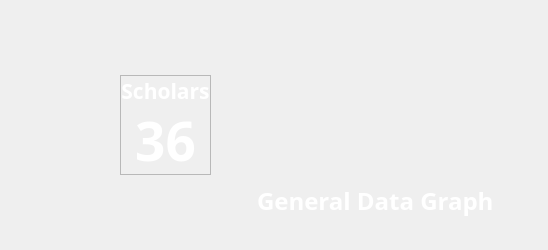
                <widget class="QWidget" name="widget_3" native="true">
                 <property name="minimumSize">
                  <size>
                   <width>0</width>
                   <height>250</height>
                  </size>
                 </property>
                 <property name="maximumSize">
                  <size>
                   <width>16777215</width>
                   <height>250</height>
                  </size>
                 </property>
                 <layout class="QVBoxLayout" name="verticalLayout_2">
                  <item>
                   <widget class="QWidget" name="widget_41" native="true">
                    <property name="minimumSize">
                     <size>
                      <width>0</width>
                      <height>220</height>
                     </size>
                    </property>
                    <property name="styleSheet">
                     <string notr="true">#widget_41
{
border-image: url(:/images/topbar.png) 0 0 0 0 stretch;
border-radius: 30px;
}

QLabel{
color: white;
}
</string>
                    </property>
                    <layout class="QHBoxLayout" name="horizontalLayout_24">
                     <property name="rightMargin">
                      <number>20</number>
                     </property>
                     <item>
                      <spacer name="horizontalSpacer_20">
                       <property name="orientation">
                        <enum>Qt::Horizontal</enum>
                       </property>
                       <property name="sizeType">
                        <enum>QSizePolicy::Fixed</enum>
                       </property>
                       <property name="sizeHint" stdset="0">
                        <size>
                         <width>100</width>
                         <height>20</height>
                        </size>
                       </property>
                      </spacer>
                     </item>
                     <item>
                      <widget class="QFrame" name="frame_5">
                       <property name="minimumSize">
                        <size>
                         <width>0</width>
                         <height>0</height>
                        </size>
                       </property>
                       <property name="maximumSize">
                        <size>
                         <width>300</width>
                         <height>100</height>
                        </size>
                       </property>
                       <property name="frameShape">
                        <enum>QFrame::StyledPanel</enum>
                       </property>
                       <property name="frameShadow">
                        <enum>QFrame::Raised</enum>
                       </property>
                       <layout class="QVBoxLayout" name="verticalLayout_47">
                        <property name="spacing">
                         <number>0</number>
                        </property>
                        <property name="leftMargin">
                         <number>0</number>
                        </property>
                        <property name="topMargin">
                         <number>0</number>
                        </property>
                        <property name="rightMargin">
                         <number>0</number>
                        </property>
                        <property name="bottomMargin">
                         <number>0</number>
                        </property>
                        <item alignment="Qt::AlignHCenter">
                         <widget class="QLabel" name="schotitle">
                          <property name="maximumSize">
                           <size>
                            <width>16777215</width>
                            <height>30</height>
                           </size>
                          </property>
                          <property name="font">
                           <font>
                            <family>Bahnschrift</family>
                            <pointsize>16</pointsize>
                            <weight>75</weight>
                            <bold>true</bold>
                           </font>
                          </property>
                          <property name="text">
                           <string>Scholars</string>
                          </property>
                          <property name="alignment">
                           <set>Qt::AlignCenter</set>
                          </property>
                         </widget>
                        </item>
                        <item>
                         <widget class="QLabel" name="totalScholars">
                          <property name="minimumSize">
                           <size>
                            <width>0</width>
                            <height>30</height>
                           </size>
                          </property>
                          <property name="font">
                           <font>
                            <family>Bahnschrift</family>
                            <pointsize>40</pointsize>
                            <weight>75</weight>
                            <bold>true</bold>
                           </font>
                          </property>
                          <property name="text">
                           <string>36</string>
                          </property>
                          <property name="alignment">
                           <set>Qt::AlignCenter</set>
                          </property>
                         </widget>
                        </item>
                       </layout>
                      </widget>
                     </item>
                     <item>
                      <spacer name="horizontalSpacer_19">
                       <property name="orientation">
                        <enum>Qt::Horizontal</enum>
                       </property>
                       <property name="sizeHint" stdset="0">
                        <size>
                         <width>40</width>
                         <height>20</height>
                        </size>
                       </property>
                      </spacer>
                     </item>
                     <item>
                      <widget class="QWidget" name="widget_42" native="true">
                       <property name="minimumSize">
                        <size>
                         <width>260</width>
                         <height>0</height>
                        </size>
                       </property>
                       <widget class="QLabel" name="label_17">
                        <property name="geometry">
                         <rect>
                          <x>0</x>
                          <y>150</y>
                          <width>251</width>
                          <height>61</height>
                         </rect>
                        </property>
                        <property name="font">
                         <font>
                          <family>Bahnschrift</family>
                          <pointsize>18</pointsize>
                          <weight>75</weight>
                          <bold>true</bold>
                         </font>
                        </property>
                        <property name="text">
                         <string>General Data Graph</string>
                        </property>
                       </widget>
                       <widget class="QLabel" name="label_47">
                        <property name="geometry">
                         <rect>
                          <x>200</x>
                          <y>20</y>
                          <width>50</width>
                          <height>50</height>
                         </rect>
                        </property>
                        <property name="minimumSize">
                         <size>
                          <width>50</width>
                          <height>50</height>
                         </size>
                        </property>
                        <property name="maximumSize">
                         <size>
                          <width>20</width>
                          <height>20</height>
                         </size>
                        </property>
                        <property name="text">
                         <string/>
                        </property>
                        <property name="pixmap">
                         <pixmap resource="res.qrc">:/images/student (2).png</pixmap>
                        </property>
                        <property name="scaledContents">
                         <bool>true</bool>
                        </property>
                       </widget>
                      </widget>
                     </item>
                    </layout>
                   </widget>
                  </item>
                 </layout>
                </widget>
